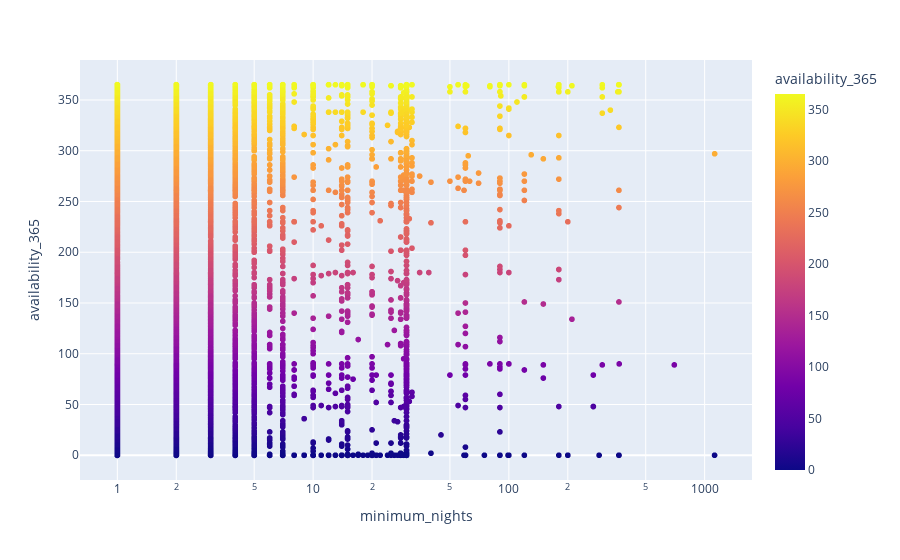

Notebook code cell kept with this figure:
### Code cell
px.scatter(df, x="minimum_nights", y="availability_365", log_x=True,color="availability_365", template="plotly")

### Figure 1 — Plotly figure (JSON) as saved in the notebook; plotly's stock layout.template omitted (floating-point values rounded to 4 significant figures; data arrays with more than 128 entries replaced by an {"elided": "..."} marker saying what was removed)
{"data": [{"hovertemplate": "minimum_nights=%{x}<br>availability_365=%{marker.color}<extra></extra>", "legendgroup": "", "marker": {"color": {"elided": "20837 int values"}, "coloraxis": "coloraxis", "symbol": "circle"}, "mode": "markers", "name": "", "showlegend": false, "type": "scattergl", "x": {"elided": "20837 int values"}, "xaxis": "x", "y": {"elided": "20837 int values"}, "yaxis": "y"}], "layout": {"coloraxis": {"colorbar": {"title": {"text": "availability_365"}}, "colorscale": [[0, "#0d0887"], [0.1111, "#46039f"], [0.2222, "#7201a8"], [0.3333, "#9c179e"], [0.4444, "#bd3786"], [0.5556, "#d8576b"], [0.6667, "#ed7953"], [0.7778, "#fb9f3a"], [0.8889, "#fdca26"], [1, "#f0f921"]]}, "legend": {"tracegroupgap": 0}, "margin": {"t": 60}, "xaxis": {"anchor": "y", "domain": [0, 1], "title": {"text": "minimum_nights"}, "type": "log"}, "yaxis": {"anchor": "x", "domain": [0, 1], "title": {"text": "availability_365"}}}}
